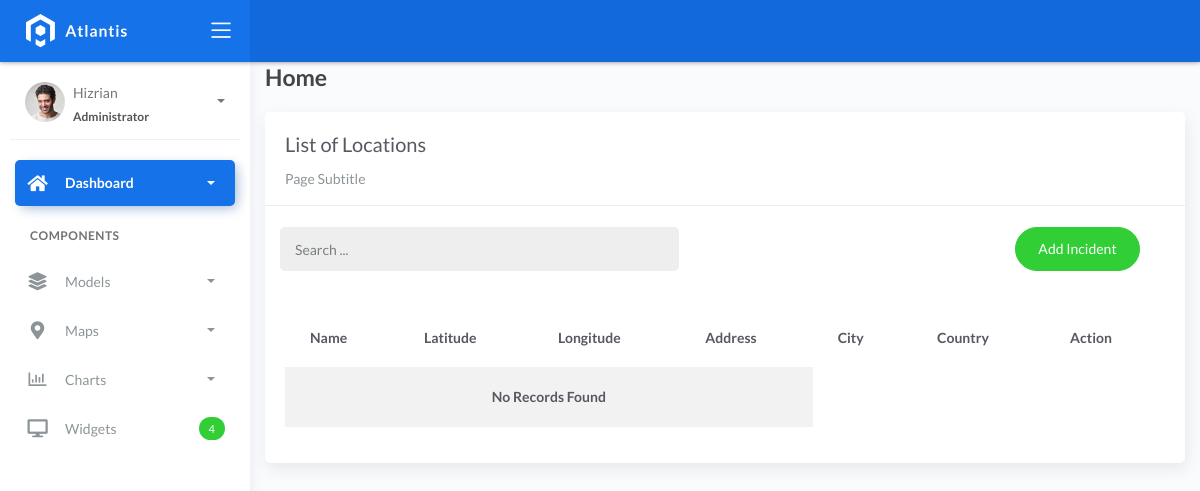
/location_list/, run on an earlier commit of the app's database.
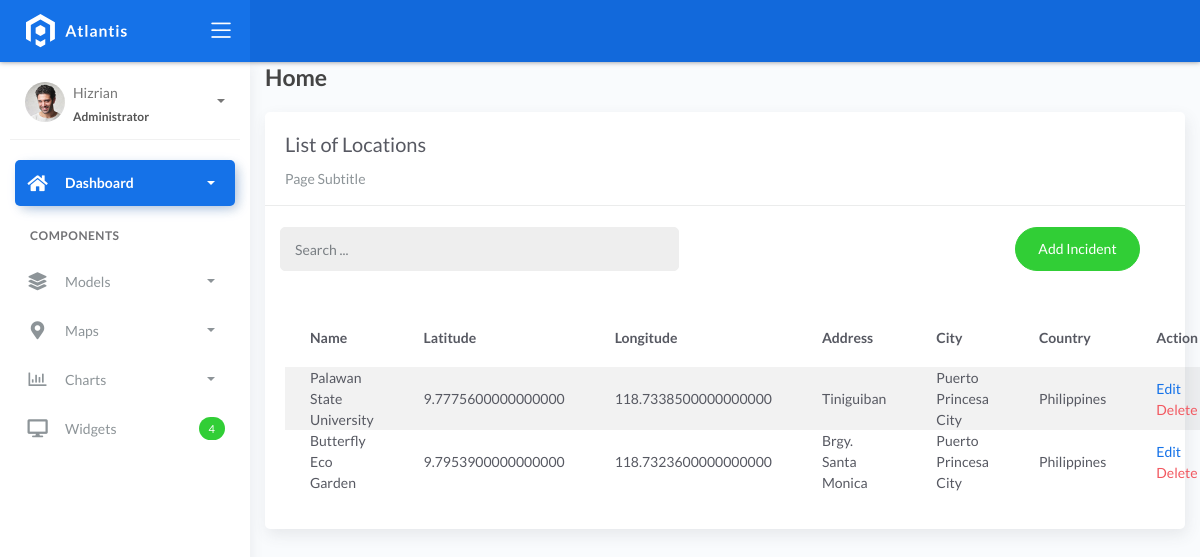
And on a later commit of the database.
### fire/models.py (models this page shows, shortened)
class BaseModel(models.Model):
    created_at = models.DateTimeField(auto_now_add=True, db_index=True)
    updated_at = models.DateTimeField(auto_now=True)
    class Meta:
        abstract = True

class Locations(BaseModel):
    name = models.CharField(max_length=150)
    latitude = models.DecimalField(
        max_digits=22, decimal_places=16, null=True, blank=True)
    longitude = models.DecimalField(
        max_digits=22, decimal_places=16, null=True, blank=True)
    address = models.CharField(max_length=150)
    city = models.CharField(max_length=150)  # can be in separate table
    country = models.CharField(max_length=150)  # can be in separate table

### fire/views.py (the view)
# urls.py: path('location_list/', a.LocationsList.as_view(), name='location-list'),
class LocationsList(ListView):
    model = Locations
    context_object_name = 'locations'
    template_name = 'location_list.html'
    paginate_by = 5
    def get_queryset(self, *args, **kwargs):
        qs = super(LocationsList, self).get_queryset(*args, **kwargs)
        if self.request.GET.get("q") != None:
            query = self.request.GET.get('q')
            qs = qs.filter(Q(name__icontains=query) |
                        Q(description__icontains=query))
        return qs

### templates/location_list.html (shortened to what this page needs)
{% extends 'base.html' %} {% load static %} {% block content %}
<div class="content">
    <div class="container-fluid">
        <h4 class="page-title">Home</h4>
        <div class="row">
            <div class="col-md-12">
                <div class="card">
                    <div class="card-header">
                        <div class="card-title">List of Locations</div>
                        <div class="card-category">Page Subtitle</div>
                    </div>
                    <br />
                        <div class="col-md-12 row">
                            <div class="col-md-6">
                                <form class="navbar-left navbar-form nav-search mr-md-3" action=" { % url 'location-list % } ">
                                    <div class="input-group">
                                        <input type="text" placeholder="Search ..." class="form-control" name="q" />
                                        <div class="input-group-append">
                                        <span class="input-group-text">
                                        </span>
                                    </div>
                                </div>
                            </form>
                        </div>
                        <div class="col-md-6">
                            <div class="pull-right">
                                <a href="{% url 'location-add' %}" class="btn btn-success btn-rounded">Add
                                Incident</a>
                            </div>
                        </div>
                    </div>
                    <div class="card-body">
                        <table class="table table-striped mt-3">
                            <thead>
                                <tr>
                                    <th scope="col">Name</th>
                                    <th scope="col">Latitude</th>
                                    <th scope="col">Longitude</th>
                                    <th scope="col">Address</th>
                                    <th scope="col">City</th>
                                    <th scope="col">Country</th>
                                    <th scope="col">Action</th>
                                </tr>
                            </thead>
                            <tbody>
                                {% for object in object_list %}
                                <tr>
                                    <td>{{ object.name }}</td>
                                    <td>{{ object.latitude }}</td>
                                    <td>{{ object.longitude }}</td>
                                    <td>{{ object.address }}</td>
                                    <td>{{ object.city }}</td>
                                    <td>{{ object.country }}</td>
                                    <td>
                                        <a href="/location_list/{{ object.id }}">Edit</a>
                                        <a href="/location_list/{{ object.id }}/delete" class="text-danger">Delete</a>
                                    </td>
                                    </tr>
                                    {% empty %}
                                    <tr>
                                        <td colspan="4" style="text-align: center">
                                            <p class="text-sm font-weight-bold mb-0">No Records Found</p>
                                        </td>
                                    </tr>
                                {% endfor %}
                            </tbody>
                        </table>
                    </div>
                </div>
            </div>
        </div>
    </div>
</div>
{% endblock %}

What changed in the data, as far as the page shows it:
added Locations: name "Palawan State University", latitude "9.7775600000000000", longitude "118.7338500000000000", address "Tiniguiban", city "Puerto Princesa City", country "Philippines"
added Locations: name "Butterfly Eco Garden", latitude "9.7953900000000000", longitude "118.7323600000000000", address "Brgy. Santa Monica", city "Puerto Princesa City", country "Philippines"
Also different on the page:
text no longer shown: "No Records Found"
